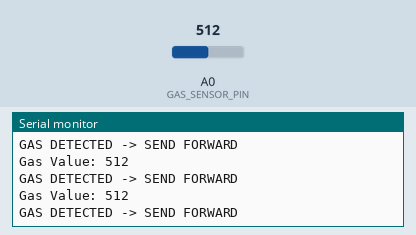
The sketch below on a simulated Arduino Uno, built with avr-gcc and run on an emulated ATmega328P. Shown: the last lines printed to the serial monitor. The inputs (shaded band) are chosen by the test bench; at power-on: A0 (GAS_SENSOR_PIN) = 512.

Above: at 1.2 s.
1.3 s: A0 (GAS_SENSOR_PIN) set to 490
At 1.57 s:
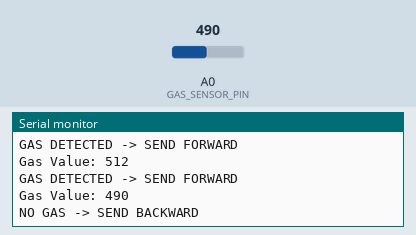
3.1 s: A0 (GAS_SENSOR_PIN) set to 519
At 3.18 s:
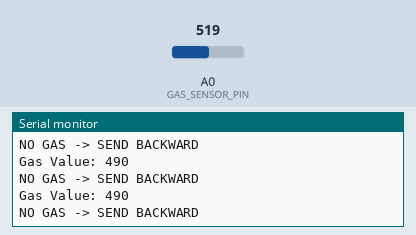
Timing chart, 0 to 6.1 s (numbered marks = the images above; inputs shaded):
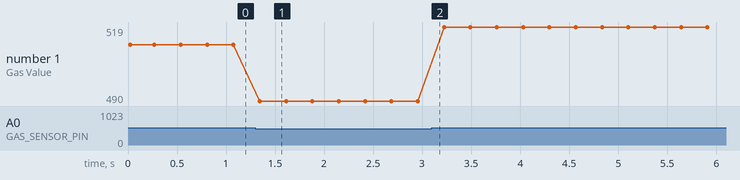

Measured:
- after the input at 1.3 s, the serial monitor: prints a new line at once (image 1)
- plotted number 1: 512 → 490 after the input at 1.3 s, 490 → 519 after the input at 3.1 s

The sketch:

gas.ino
```cpp
#include <IRremote.hpp>

// ================= CONFIG =================
const int IR_SEND_PIN = 3;

// ================= GAS SENSOR =================
const int GAS_SENSOR_PIN = A0;

// ================= IR =================
const int MY_ADDRESS = 0x03;

const int CMD_GAS_DETECTED = 0x01;
const int CMD_NO_GAS   = 0x02;

// ================= GAS THRESHOLD =================
int gasThreshold = 500;

// ================= SETUP =================
void setup() {

  Serial.begin(9600);

  IrSender.begin(IR_SEND_PIN);

  Serial.println("IR Transmitter Ready");
}

// ================= LOOP =================
void loop() {

  int gasValue = analogRead(GAS_SENSOR_PIN);

  Serial.print("Gas Value: ");
  Serial.println(gasValue);

  // ==================================
  // PHÁT HIỆN KHÍ GAS
  // ==================================
  if (gasValue > gasThreshold) {

    IrSender.sendNEC(MY_ADDRESS, CMD_GAS_DETECTED, 0);

    Serial.println("GAS DETECTED -> SEND FORWARD");
  }

  // ==================================
  // KHÔNG CÓ KHÍ GAS
  // ==================================
  else {

    IrSender.sendNEC(MY_ADDRESS, CMD_NO_GAS, 0);

    Serial.println("NO GAS -> SEND BACKWARD");
  }

  delay(200);
}

/*
Cách lắp:

- Cảm biến khí gas MQ-2 / MQ-5:
    VCC -> 5V
    GND -> GND
    AO  -> A0

- IR:
    (-) -> GND
    chân giữa -> 5V
    chân còn lại -> D3

Lưu ý:
- gasThreshold cần chỉnh thực tế.
- Thường giá trị:
    0 -> 1023

- Có thể mở Serial Monitor để xem giá trị gas
  rồi chỉnh ngưỡng phù hợp.

Ví dụ:
    gasThreshold = 300;
    gasThreshold = 500;
*/
```
